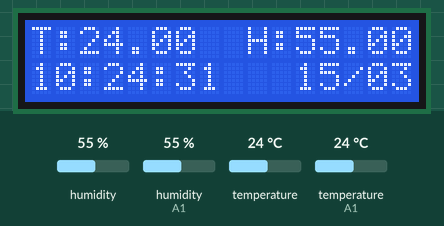
Recording of a sketch running on a simulated Arduino Uno, built with avr-gcc and run on an emulated ATmega328P. Parts: 16×2 character LCD. Inputs (shaded band) come from the test bench; at power-on: humidity (sensor on A1) 55 %, temperature (sensor on A1) 24 °C, humidity 55 %, temperature 24 °C. The local clock reads 2024-03-15 10:24:30 at power-on unless the sketch sets it; what the sketch prints to the serial monitor is not drawn.

Above: at 2.2 s.
2.3 s: humidity (sensor on A1) set to 22 %
At 5.0 s:
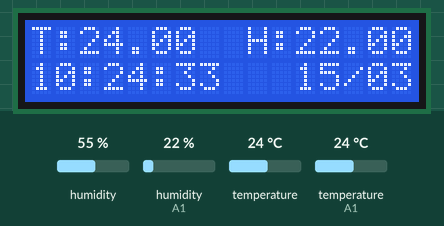
5.7 s: temperature (sensor on A1) set to 12 °C
At 8.2 s:
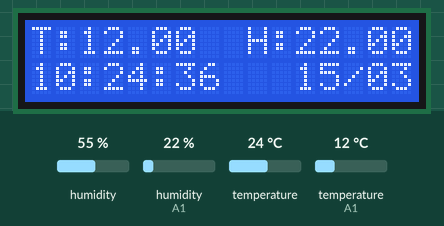
8.9 s: humidity (sensor on A1) set to 40 %
At 11.1 s:
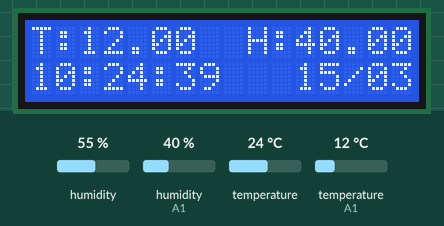
12.1 s: temperature (sensor on A1) set to 19 °C
At 14.2 s:
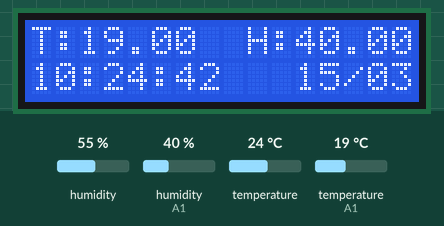
Timing chart, 0 to 15.7 s (numbered marks = the images above; inputs shaded):
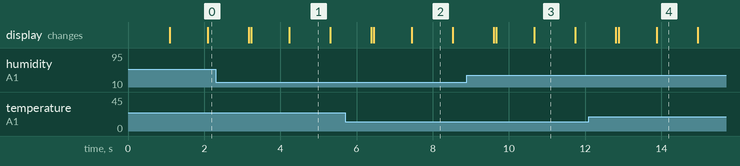

Measured:
- what the display in image 1 shows lasts 1.1 s, from 4.2 s to 5.3 s

The sketch:

2-temp_display_clock.ino
```cpp
#include <dht.h> //Inclusão da biblioteca - Temp
#include <Wire.h> //INCLUSÃO DA BIBLIOTECA - Clock
#include "RTClib.h" //INCLUSÃO DA BIBLIOTECA - Clock

#include <ClosedCube_HDC1080.h> //sensor de precisão

#include <LiquidCrystal.h> //display

#define DHT11_PIN A1

const int rs = 12, en = 11, d4 = 5, d5 = 4, d6 = 3, d7 = 2;
LiquidCrystal lcd(rs, en, d4, d5, d6, d7);
dht DHT;

RTC_DS1307 rtc; //OBJETO DO TIPO RTC_DS1307
//DECLARAÇÃO DOS DIAS DA SEMANA
//char daysOfTheWeek[7][12] = {"Domingo", "Segunda", "Terça", "Quarta", "Quinta", "Sexta", "Sábado"};
char daysOfTheWeek[7][12] = {"DOM", "SEG", "TER", "QUA", "QUI", "SEX", "SAB"};
int dia;
int mes;
int ano;
int hora;
char result;
int minuto;
int segundo;

ClosedCube_HDC1080 hdc1080; //objeto hdc1080

void setup()
{
  Serial.begin(9600);
  Serial.println("DHT TEST PROGRAM ");
  Serial.print("LIBRARY VERSION: ");
  Serial.println(DHT_LIB_VERSION);
  Serial.println();
//  Serial.println("Type,\tstatus,\tHumidity (%),\tTemperature (C)");

  lcd.begin(16, 2);

  if (! rtc.begin()) { // SE O RTC NÃO FOR INICIALIZADO, FAZ
    Serial.println("DS1307 não encontrado"); //IMPRIME O TEXTO NO MONITOR SERIAL
    while(1); //SEMPRE ENTRE NO LOOP
  }
  if (! rtc.isrunning()) { //SE RTC NÃO ESTIVER SENDO EXECUTADO, FAZ
    Serial.println("DS1307 rodando!"); //IMPRIME O TEXTO NO MONITOR SERIAL
    //REMOVA O COMENTÁRIO DE UMA DAS LINHAS ABAIXO PARA INSERIR AS INFORMAÇÕES ATUALIZADAS EM SEU RTC
    //rtc.adjust(DateTime(F(__DATE__), F(__TIME__))); //CAPTURA A DATA E HORA EM QUE O SKETCH É COMPILADO
    //rtc.adjust(DateTime(2020, 9, 5, 9, 10, 30)); //(ANO), (MÊS), (DIA), (HORA), (MINUTOS), (SEGUNDOS)
  }
  delay(1000); //INTERVALO DE 100 MILISSEGUNDOS

  //Inicializa o HDC1080 no endereço 0x40
  hdc1080.begin(0x40);
  Serial.println("Sensor HDC1080 com Arduino");
}

void loop()
{
  // READ DATA
//  Serial.print("DHT11, \t");
  int chk = DHT.read11(DHT11_PIN);
//  switch (chk)
//  {
//    case DHTLIB_OK:
//                Serial.print("OK,\t");
//                break;
//    case DHTLIB_ERROR_CHECKSUM:
//                Serial.print("Checksum error,\t");
//                break;
//    case DHTLIB_ERROR_TIMEOUT:
//                Serial.print("Time out error,\t");
//                break;
//    case DHTLIB_ERROR_CONNECT:
//        Serial.print("Connect error,\t");
//        break;
//    case DHTLIB_ERROR_ACK_L:
//        Serial.print("Ack Low error,\t");
//        break;
//    case DHTLIB_ERROR_ACK_H:
//        Serial.print("Ack High error,\t");
//        break;
//    default:
//                Serial.print("Unknown error,\t");
//                break;
//  }


  //Dados de temperatura e humidade
  lcd.setCursor(0,0);
  lcd.print("T:");
  lcd.setCursor(2,0);
  lcd.print(DHT.temperature);

  lcd.setCursor(9,0);
  lcd.print("H:");
  lcd.setCursor(11,0);
  lcd.print(DHT.humidity);

  //TIME
  DateTime now = rtc.now(); //CHAMADA DE FUNÇÃO

  delay(1000); //INTERVALO DE 1 SEGUNDO;

  //DISPLAY TIME(col,lin)

  //Time

  //hora
  lcd.setCursor(0,1);
  hora = (int) now.hour();
  if(hora < 9) lcd.print('0');
  lcd.print(now.hour());

  //minuto
  lcd.setCursor(2,1);
  lcd.print(':');
  minuto = (int) now.minute();
  if(minuto < 9) lcd.print('0');
  lcd.print(now.minute());

  //segundo
  lcd.setCursor(5,1);
  lcd.print(':');
  segundo = (int) now.second();
  if(segundo < 9) lcd.print('0');
  lcd.print(now.second());

  //dia
  lcd.setCursor(11,1);
  dia = (int) now.day();
  if(dia < 10) lcd.print(0);
  lcd.print(dia);

  //mes
  lcd.print('/');
  lcd.setCursor(14,1);
  mes = (int) now.month();
  if(mes < 10) lcd.print(0);
  lcd.print(mes);

//formato para o datalog

  // DISPLAY DATA
//  Serial.print(now.day(), DEC); //IMPRIME NO MONITOR SERIAL O DIA
//  Serial.print('/'); //IMPRIME O CARACTERE NO MONITOR SERIAL
//  Serial.print(now.month(), DEC); //IMPRIME NO MONITOR SERIAL O MÊS
//  Serial.print('/'); //IMPRIME O CARACTERE NO MONITOR SERIAL
//  Serial.print(now.year(), DEC); //IMPRIME NO MONITOR SERIAL O ANO
//  Serial.print(";");
//
//  Serial.print(now.hour(), DEC); //IMPRIME NO MONITOR SERIAL A HORA
//  Serial.print(':'); //IMPRIME O CARACTERE NO MONITOR SERIAL
//  Serial.print(now.minute(), DEC); //IMPRIME NO MONITOR SERIAL OS MINUTOS
//  Serial.print(':'); //IMPRIME O CARACTERE NO MONITOR SERIAL
//  Serial.print(now.second(), DEC); //IMPRIME NO MONITOR SERIAL OS SEGUNDOS
//  Serial.print(";");
//
//  Serial.print(DHT.humidity, 1);
//  Serial.print(";");
//  Serial.print(DHT.temperature, 1);

///  Serial.println();

  //Le os valores de temperatura e umidade
  float t = hdc1080.readTemperature();
  float h = hdc1080.readHumidity();

  //Mostra os valores no Serial Monitor
  Serial.print("Temperatura: ");
  Serial.print(t);
  Serial.print(" C, Umidade: ");
  Serial.print(h);
  Serial.println(" %");

}
```
